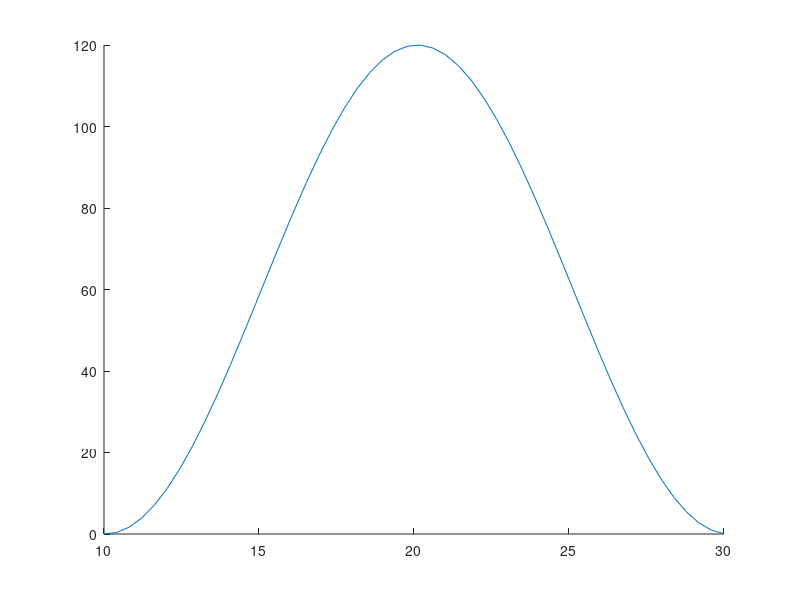

Reproduce this figure in MATLAB. (Note: this script raises an error after producing the figure.)
close all

%% Plotting
figure(1)
x = linspace(10,30,50);
y = 60*cos((x)/3.2)+60;
hold on
plot(x,y)

%% Obtain Data
data = readtable('Magnetic Tracking System Control.txt');
[timediff, norm] = Magnetic_Test(data);
norm = norm*25.4;
plot(timediff, norm)

data = readtable('Magnetic Tracking System Experiment.txt');
[timediff, norm] = Magnetic_Test(data);
norm = norm*25.4;
plot(timediff, norm)

hold off
grid on
xlabel('Time/s'); ylabel('Displacement/mm');
title('Plot of Displacement against Time')
legend('zaber','without Coil','with Coil')
